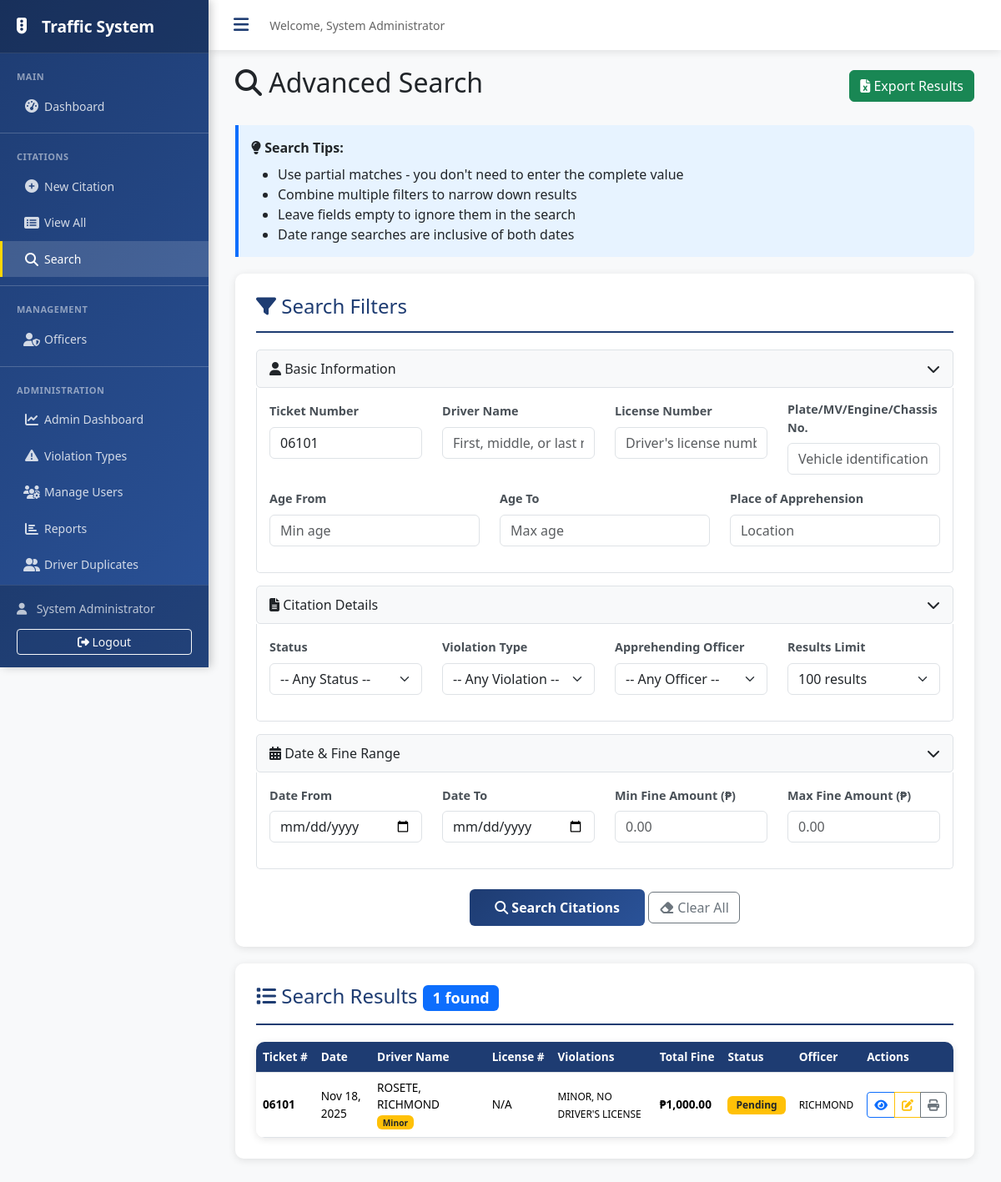
Screenshot of /public/search.php?ticket_number=06101 (signed in) with the database file from the repository.
### tables this page shows
CREATE TABLE `citations` (
  `citation_id` int(11) NOT NULL AUTO_INCREMENT,
  `ticket_number` varchar(50) NOT NULL,
  `driver_id` int(11) DEFAULT NULL,
  `last_name` varchar(100) NOT NULL,
  `first_name` varchar(100) NOT NULL,
  `middle_initial` varchar(10) DEFAULT NULL,
  `suffix` varchar(20) DEFAULT NULL,
  `date_of_birth` date DEFAULT NULL,
  `age` int(11) DEFAULT NULL,
  `zone` varchar(50) DEFAULT NULL,
  `barangay` varchar(100) NOT NULL,
  `municipality` varchar(100) NOT NULL DEFAULT 'Baggao',
  `province` varchar(100) NOT NULL DEFAULT 'Cagayan',
  `license_number` varchar(50) DEFAULT NULL,
  `license_type` varchar(50) DEFAULT NULL,
  `plate_mv_engine_chassis_no` varchar(100) NOT NULL,
  `vehicle_description` text DEFAULT NULL,
  `apprehension_datetime` datetime NOT NULL,
  `place_of_apprehension` varchar(255) NOT NULL,
  `apprehension_officer` varchar(255) NOT NULL,
  `remarks` text DEFAULT NULL,
  `status` enum('pending','paid','contested','dismissed','void') NOT NULL DEFAULT 'pending',
  `payment_date` datetime DEFAULT NULL,
  `total_fine` decimal(10,2) DEFAULT 0.00,
  `created_at` datetime NOT NULL DEFAULT current_timestamp(),
  `updated_at` datetime DEFAULT NULL ON UPDATE current_timestamp(),
  `created_by` int(11) DEFAULT NULL,
  PRIMARY KEY (`citation_id`),
  UNIQUE KEY `ticket_number` (`ticket_number`),
  KEY `created_by` (`created_by`),
  KEY `idx_ticket` (`ticket_number`),
  KEY `idx_driver` (`driver_id`),
  KEY `idx_datetime` (`apprehension_datetime`),
  KEY `idx_status` (`status`),
  KEY `idx_created` (`created_at`),
  KEY `idx_date_status` (`apprehension_datetime`,`status`),
  CONSTRAINT `citations_ibfk_1` FOREIGN KEY (`driver_id`) REFERENCES `drivers` (`driver_id`) ON DELETE SET NULL,
  CONSTRAINT `citations_ibfk_2` FOREIGN KEY (`created_by`) REFERENCES `users` (`user_id`) ON DELETE SET NULL
);

### public/search.php (the view, shortened to what the rows shown need)
<?php
require_once '../includes/functions.php';
$pdo = getPDO();
$citations = [];
$searched = false;
if ($_SERVER['REQUEST_METHOD'] === 'GET' && !empty($_GET)) {
    $searched = true;
    $where_clauses = [];
    $params = [];
    if (!empty($_GET['ticket_number'])) {
        $where_clauses[] = "c.ticket_number LIKE ?";
        $params[] = "%" . sanitize($_GET['ticket_number']) . "%";
    }
    $where_sql = !empty($where_clauses) ? "WHERE " . implode(" AND ", $where_clauses) : "";
    $limit = isset($_GET['limit']) ? min(500, max(10, (int)$_GET['limit'])) : 100;
    $sql = "SELECT c.*,
            GROUP_CONCAT(DISTINCT vt.violation_type SEPARATOR ', ') as violations,
            cv.vehicle_type
            FROM citations c
            LEFT JOIN violations v ON c.citation_id = v.citation_id
            LEFT JOIN violation_types vt ON v.violation_type_id = vt.violation_type_id
            LEFT JOIN citation_vehicles cv ON c.citation_id = cv.citation_id
            $where_sql
            GROUP BY c.citation_id
            ORDER BY c.created_at DESC
            LIMIT $limit";
    if ($pdo && !empty($where_clauses)) {
        $stmt = db_query($sql, $params);
        $citations = $stmt->fetchAll();
    }
}
?>
<!DOCTYPE html>
<html lang="en">
<head>
    <link href="https://cdn.jsdelivr.net/npm/bootstrap@5.3.3/dist/css/bootstrap.min.css" rel="stylesheet">
    <link rel="stylesheet" href="https://cdnjs.cloudflare.com/ajax/libs/font-awesome/6.4.2/css/all.min.css">
</head>
<body>
    <div class="content">
        <div class="container-fluid">
            <div class="d-flex justify-content-between align-items-center mb-4">
                <h2><i class="fas fa-search"></i> Advanced Search</h2>
            </div>
            <?php if ($searched): ?>
            <div class="search-card">
                <?php if (count($citations) > 0): ?>
                <div class="table-responsive results-table">
                    <table class="table table-hover mb-0">
                        <thead>
                            <tr>
                                <th>Ticket #</th>
                                <th>Date</th>
                                <th>Driver Name</th>
                                <th>License #</th>
                                <th>Violations</th>
                                <th>Total Fine</th>
                                <th>Status</th>
                                <th>Officer</th>
                                <th>Actions</th>
                            </tr>
                        </thead>
                        <tbody>
                            <?php foreach ($citations as $citation): ?>
                            <tr>
                                <td><strong><?php echo htmlspecialchars($citation['ticket_number']); ?></strong></td>
                                <td><?php echo date('M d, Y', strtotime($citation['apprehension_datetime'])); ?></td>
                                <td>
                                    <?php echo htmlspecialchars($citation['last_name'] . ', ' . $citation['first_name']); ?>
                                    <?php if ($citation['age'] < 18): ?>
                                    <span class="badge bg-warning text-dark">Minor</span>
                                    <?php endif; ?>
                                </td>
                                <td><?php echo htmlspecialchars($citation['license_number'] ?: 'N/A'); ?></td>
                                <td>
                                    <small><?php echo htmlspecialchars($citation['violations'] ?: 'None'); ?></small>
                                </td>
                                <td><strong>₱<?php echo number_format($citation['total_fine'], 2); ?></strong></td>
                                <td>
                                    <?php
                                    $status_class = [
                                        'pending' => 'bg-warning text-dark',
                                        'paid' => 'bg-success',
                                        'contested' => 'bg-info',
                                        'dismissed' => 'bg-secondary',
                                        'void' => 'bg-danger'
                                    ];
                                    $class = $status_class[$citation['status']] ?? 'bg-secondary';
                                    ?>
                                    <span class="badge badge-status <?php echo $class; ?>">
                                        <?php echo ucfirst(htmlspecialchars($citation['status'])); ?>
                                    </span>
                                </td>
                                <td>
                                    <small>
                                        <?php if (!empty($citation['apprehension_officer'])): ?>
                                            <?php echo htmlspecialchars($citation['apprehension_officer']); ?>
                                        <?php else: ?>
                                            <span class="text-muted">Not assigned</span>
                                        <?php endif; ?>
                                    </small>
                                </td>
                                <td>
                                    <div class="btn-group btn-group-sm">
                                        <a href="view_citation.php?id=<?php echo $citation['citation_id']; ?>"
                                           class="btn btn-outline-primary" title="View">
                                            <i class="fas fa-eye"></i>
                                        </a>
                                        <a href="edit_citation.php?id=<?php echo $citation['citation_id']; ?>"
                                           class="btn btn-outline-warning" title="Edit">
                                            <i class="fas fa-edit"></i>
                                        </a>
                                        <a href="print_citation.php?id=<?php echo $citation['citation_id']; ?>"
                                           class="btn btn-outline-secondary" title="Print" target="_blank">
                                            <i class="fas fa-print"></i>
                                        </a>
                                    </div>
                                </td>
                            </tr>
                            <?php endforeach; ?>
                        </tbody>
                    </table>
                </div>
                <?php endif; ?>
            </div>
            <?php endif; ?>
        </div>
    </div>
</body>
</html>

### rows the page displays
citations: ticket_number "06101", apprehension_datetime "Nov 18, 2025", last_name+first_name "ROSETE, RICHMOND", shows "Minor", license_number "N/A", violations "MINOR, NO DRIVER'S LICENSE", total_fine "1,000.00", status "Pending", apprehension_officer "RICHMOND"

### other values shown
$_SESSION['full_name'] "System Administrator"
$total_results "1"
